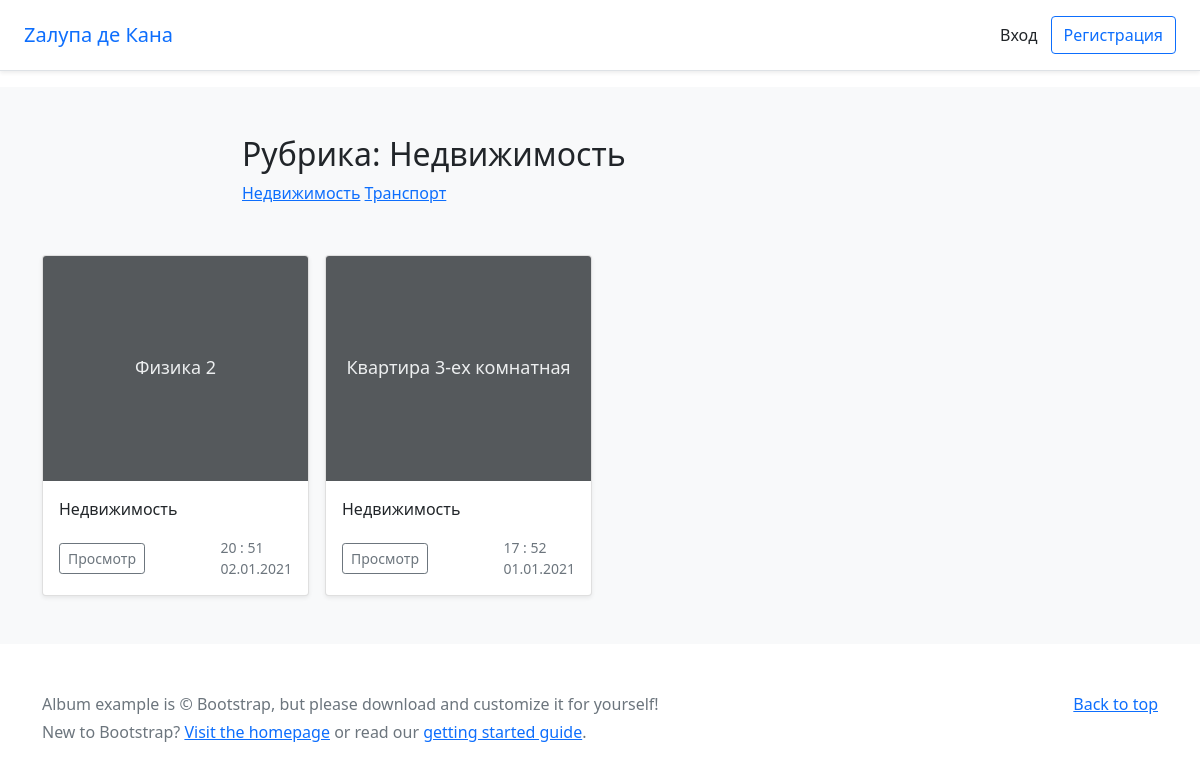
Page /bboard/1/ on the earlier database version.
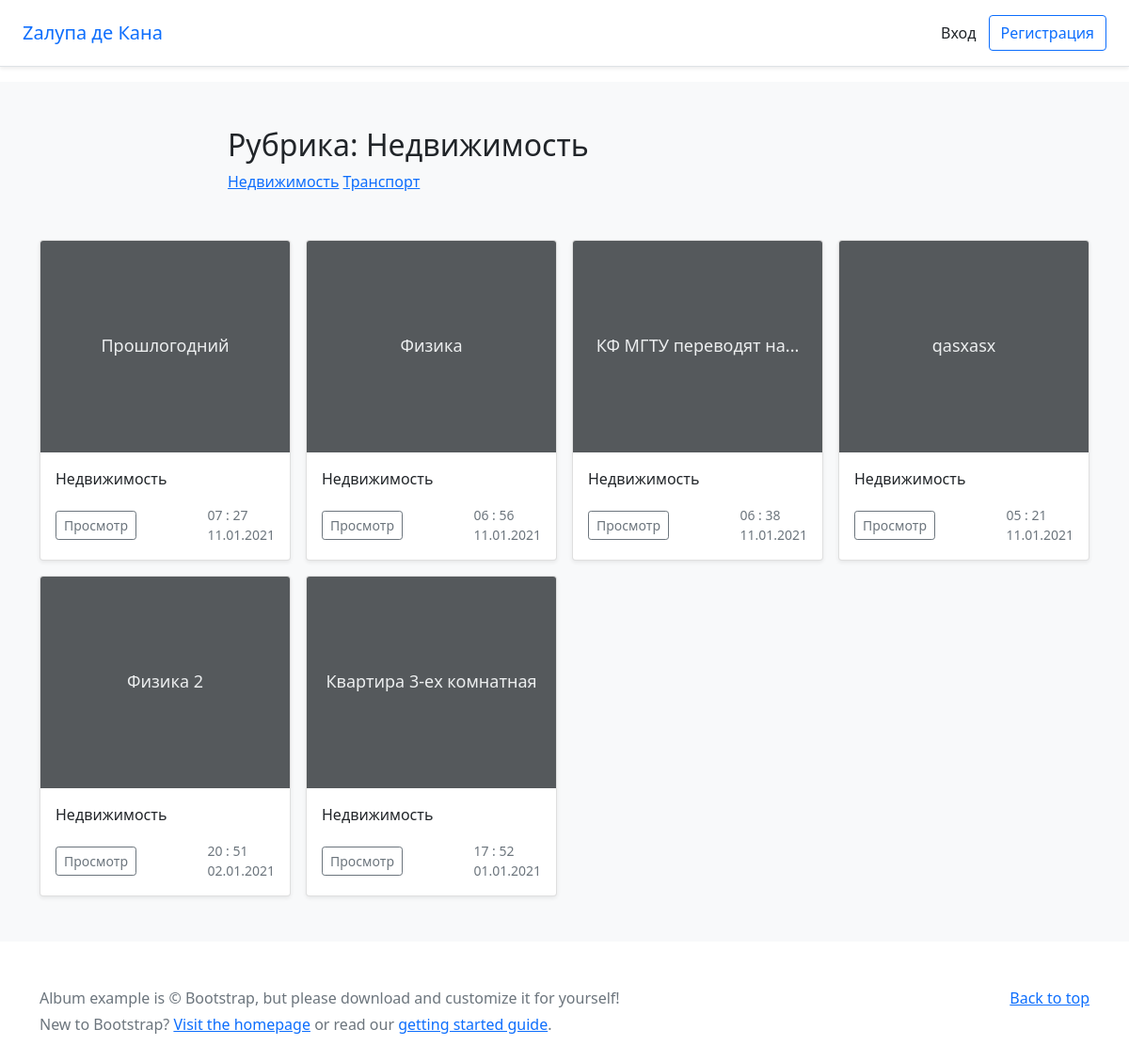
Same page on the later database version.
### bboard/models.py (models this page shows, shortened)
class Rubric(models.Model):
    name = models.CharField(max_length=20, db_index=True, verbose_name="Название")
    class Meta:
        verbose_name = "Рубрика"
        verbose_name_plural = "Рубрики"
        ordering = ['name']
    def __str__(self):
        return self.name

class Bb(models.Model):
    title = models.CharField(max_length=50, verbose_name="Товар")
    content = models.TextField(null=True, blank=True, verbose_name="Описание")
    rubric = models.ForeignKey('Rubric', null=True, on_delete=models.PROTECT, verbose_name="Рубрика")
    price = models.FloatField(null=True, blank=True, verbose_name="Цена")
    published = models.DateTimeField(auto_now_add=True, db_index=True, verbose_name="Опубликовано")
    user = models.ForeignKey(User, on_delete=models.CASCADE, null=True, default=User, verbose_name="Пользователь")
    class Meta:
        verbose_name = "Обьявление"
        verbose_name_plural = "Обьявления"
        ordering = ['-published']

### bboard/views.py (the view)
# urls.py: path('<int:rubric_id>/', BbByRubricView.as_view(), name='by_rubric'),
class BbByRubricView(SingleObjectMixin, ListView):
    template_name = 'bboard/by_rubric.html'
    pk_url_kwarg = 'rubric_id'
    def get(self, request, *args, **kwargs):
        self.object = self.get_object(queryset=Rubric.objects.all())
        return super().get(request, *args, **kwargs)
    def get_context_data(self, **kwargs):
        context = super().get_context_data(**kwargs)
        context['current_rubric'] =self.object
        context['rubric'] = Rubric.objects.all()
        context['bbs'] = context['object_list']
        return context
    def get_queryset(self):
        return self.object.bb_set.all()

### templates/bboard/by_rubric.html (shortened to what this page needs)
{% extends 'base.html' %}
{% block content %}
    <div style="margin-left: 200px; margin-bottom: 50px">
        <h2>Рубрика: {{ current_rubric }}</h2>
        {% for rub in rubric %}
            <a href="{% url 'by_rubric' rub.pk %}">{{ rub.name }}</a>
        {% endfor %}
    </div>
    <div class="row row-cols-1 row-cols-sm-2 row-cols-md-4 g-3">
        {% for bb in bbs %}
            <div class="col">
                <div class="card shadow-sm">
                    <svg class="bd-placeholder-img card-img-top" width="100%" height="225"
                         xmlns="http://www.w3.org/2000/svg" role="img" aria-label="Placeholder: Thumbnail"
                         preserveAspectRatio="xMidYMid slice" focusable="false"><title>Placeholder</title>
                        <rect width="100%" height="100%" fill="#55595c"></rect>
                        <text x="50%" y="50%" fill="#eceeef" dy=".3em">{{ bb.title }}</text>
                    </svg>
                    <div class="card-body">
                        <p class="card-text">{{ bb.rubric.name }}</p>
                        <div class="d-flex justify-content-between align-items-center">
                            <div class="btn-group">
                                <a class="btn btn-sm btn-outline-secondary" href="{% url 'detail' bb.pk %}">Просмотр</a>
                            </div>
                            <small class="text-muted">{{ bb.published|date:"H : i" }}
                                <br>{{ bb.published|date:"d.m.Y" }}
                            </small>
                        </div>
                    </div>
                </div>
            </div>
        {% endfor %}
    </div>
{% endblock %}

Differences in the rows shown:
added Bb: title "Прошлогодний", rubric.name "Недвижимость", published "07 : 27", published "11.01.2021"
added Bb: title "Физика", rubric.name "Недвижимость", published "06 : 56", published "11.01.2021"
added Bb: title "КФ МГТУ переводят на...", rubric.name "Недвижимость", published "06 : 38", published "11.01.2021"
added Bb: title "qasxasx", rubric.name "Недвижимость", published "05 : 21", published "11.01.2021"
